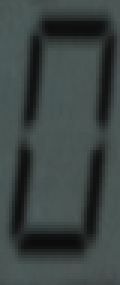
#> input picture captchaRecognize/digits_old/0.jpg, 40 x 95 px (shown 3 times larger)
$ python digit_old.py
#> lines starting #> are read from the running program, lines starting #| are printed output that depends on the picture
# -*- coding:utf-8 -*-
'''
生成简单四位数字图片 命名方式：序号_标签.jpg
例：123_5263.jpg
'''
from __future__ import print_function
import os
from PIL import Image,ImageFilter
import numpy as np
# import glob
# from multiprocessing import Pool


# 图片保存路径
save_path = '/Users/gengyanpeng/Desktop/gen_digit/'
# 生成图片张数
pic_num = 1000

# 字符路径
char_path = './digits_old/'  # 源字符路径
houz = '.jpg'  # 后缀
pj_size = Image.open(char_path + '0' + houz).size
#> pj_size = (40, 95)
print('合成前子图尺寸:',pj_size)
#| 合成前子图尺寸: (40, 95)
new_size = 6*pj_size[0],pj_size[1]
#> new_size = (240, 95)
print('合成后全图尺寸:',new_size)
#| 合成后全图尺寸: (240, 95)

def gen_old():
  target = Image.new('RGB', new_size) # 合成图
#> target: PIL image 240x95 RGB; every value is 0
  img = Image.open(char_path + 'b' + houz)
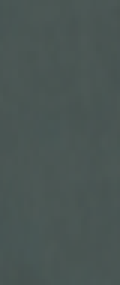
#> input picture captchaRecognize/digits_old/b.jpg, 40 x 95 px (shown 3 times larger)
#> img is the input picture: PIL image 40x95 RGBA; mean R, G, B, A 74, 86, 83.7, 255
  target.paste(img, (0, 0, pj_size[0], pj_size[1]))# 将image复制到target的指定位置中
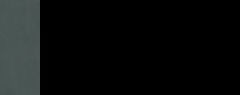
#> target: PIL image 240x95 RGB; mean R, G, B 12.3, 14.3, 13.9
  target.paste(img, (5*pj_size[0], 0, new_size[0], pj_size[1]))# 将image复制到target的指定位置中
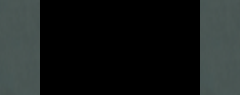
#> target: PIL image 240x95 RGB; mean R, G, B 24.7, 28.7, 27.9

  name = []

  for i in range(4):
    num = str(np.random.choice(range(10)))
    name.append(num)
#> (the run stopped early here; a loop or call above may not have finished)
